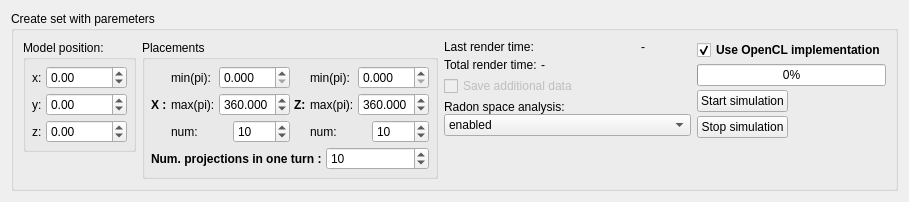
              <widget class="QWidget" name="tab">
               <attribute name="title">
                <string>Set of renderings</string>
               </attribute>
               <layout class="QGridLayout" name="gridLayout_40">
                <item row="0" column="0">
                 <widget class="QGroupBox" name="groupBox_4">
                  <property name="font">
                   <font>
                    <weight>50</weight>
                    <bold>false</bold>
                   </font>
                  </property>
                  <property name="title">
                   <string>Create set with paremeters</string>
                  </property>
                  <layout class="QHBoxLayout" name="horizontalLayout_82">
                   <item>
                    <layout class="QVBoxLayout" name="verticalLayout_57">
                     <property name="spacing">
                      <number>4</number>
                     </property>
                     <item>
                      <widget class="QGroupBox" name="groupBox_7">
                       <property name="title">
                        <string>Model position:</string>
                       </property>
                       <layout class="QGridLayout" name="gridLayout_5">
                        <property name="leftMargin">
                         <number>6</number>
                        </property>
                        <property name="topMargin">
                         <number>6</number>
                        </property>
                        <property name="rightMargin">
                         <number>6</number>
                        </property>
                        <property name="bottomMargin">
                         <number>6</number>
                        </property>
                        <property name="spacing">
                         <number>4</number>
                        </property>
                        <item row="0" column="0">
                         <layout class="QHBoxLayout" name="horizontalLayout_14">
                          <item>
                           <widget class="QLabel" name="label_18">
                            <property name="text">
                             <string>x:</string>
                            </property>
                           </widget>
                          </item>
                          <item>
                           <widget class="QDoubleSpinBox" name="sb_posx">
                            <property name="minimum">
                             <double>-10000.000000000000000</double>
                            </property>
                            <property name="maximum">
                             <double>10000.000000000000000</double>
                            </property>
                           </widget>
                          </item>
                         </layout>
                        </item>
                        <item row="1" column="0">
                         <layout class="QHBoxLayout" name="horizontalLayout_22">
                          <item>
                           <widget class="QLabel" name="label_20">
                            <property name="text">
                             <string>y:</string>
                            </property>
                           </widget>
                          </item>
                          <item>
                           <widget class="QDoubleSpinBox" name="sb_posy">
                            <property name="minimum">
                             <double>-10000.000000000000000</double>
                            </property>
                            <property name="maximum">
                             <double>10000.000000000000000</double>
                            </property>
                           </widget>
                          </item>
                         </layout>
                        </item>
                        <item row="2" column="0">
                         <layout class="QHBoxLayout" name="horizontalLayout_23">
                          <item>
                           <widget class="QLabel" name="label_21">
                            <property name="text">
                             <string>z:</string>
                            </property>
                           </widget>
                          </item>
                          <item>
                           <widget class="QDoubleSpinBox" name="sb_posz">
                            <property name="minimum">
                             <double>-10000.000000000000000</double>
                            </property>
                            <property name="maximum">
                             <double>10000.000000000000000</double>
                            </property>
                           </widget>
                          </item>
                         </layout>
                        </item>
                       </layout>
                      </widget>
                     </item>
                     <item>
                      <spacer name="verticalSpacer_19">
                       <property name="orientation">
                        <enum>Qt::Vertical</enum>
                       </property>
                       <property name="sizeHint" stdset="0">
                        <size>
                         <width>0</width>
                         <height>0</height>
                        </size>
                       </property>
                      </spacer>
                     </item>
                    </layout>
                   </item>
                   <item>
                    <layout class="QVBoxLayout" name="verticalLayout_56">
                     <property name="spacing">
                      <number>4</number>
                     </property>
                     <item>
                      <widget class="QGroupBox" name="groupBox_2">
                       <property name="font">
                        <font>
                         <weight>50</weight>
                         <bold>false</bold>
                        </font>
                       </property>
                       <property name="title">
                        <string>Placements</string>
                       </property>
                       <layout class="QGridLayout" name="gridLayout_9">
                        <property name="leftMargin">
                         <number>6</number>
                        </property>
                        <property name="topMargin">
                         <number>6</number>
                        </property>
                        <property name="rightMargin">
                         <number>6</number>
                        </property>
                        <property name="bottomMargin">
                         <number>6</number>
                        </property>
                        <property name="spacing">
                         <number>4</number>
                        </property>
                        <item row="0" column="0">
                         <layout class="QHBoxLayout" name="horizontalLayout_24">
                          <property name="spacing">
                           <number>4</number>
                          </property>
                          <item>
                           <layout class="QHBoxLayout" name="horizontalLayout_6">
                            <property name="spacing">
                             <number>4</number>
                            </property>
                            <item>
                             <widget class="QLabel" name="TextLabel1">
                              <property name="sizePolicy">
                               <sizepolicy hsizetype="Maximum" vsizetype="Preferred">
                                <horstretch>0</horstretch>
                                <verstretch>0</verstretch>
                               </sizepolicy>
                              </property>
                              <property name="font">
                               <font>
                                <weight>75</weight>
                                <bold>true</bold>
                               </font>
                              </property>
                              <property name="text">
                               <string>X :</string>
                              </property>
                              <property name="wordWrap">
                               <bool>false</bool>
                              </property>
                             </widget>
                            </item>
                            <item>
                             <layout class="QVBoxLayout" name="verticalLayout">
                              <property name="spacing">
                               <number>4</number>
                              </property>
                              <item>
                               <layout class="QHBoxLayout" name="horizontalLayout_3">
                                <property name="spacing">
                                 <number>4</number>
                                </property>
                                <item>
                                 <widget class="QLabel" name="label_4">
                                  <property name="text">
                                   <string>min(pi):</string>
                                  </property>
                                 </widget>
                                </item>
                                <item>
                                 <widget class="QDoubleSpinBox" name="sb_min_x">
                                  <property name="decimals">
                                   <number>3</number>
                                  </property>
                                  <property name="minimum">
                                   <double>0.000000000000000</double>
                                  </property>
                                  <property name="maximum">
                                   <double>540.000000000000000</double>
                                  </property>
                                 </widget>
                                </item>
                               </layout>
                              </item>
                              <item>
                               <layout class="QHBoxLayout" name="horizontalLayout_4">
                                <property name="spacing">
                                 <number>4</number>
                                </property>
                                <item>
                                 <widget class="QLabel" name="label_5">
                                  <property name="text">
                                   <string>max(pi):</string>
                                  </property>
                                 </widget>
                                </item>
                                <item>
                                 <widget class="QDoubleSpinBox" name="sb_max_x">
                                  <property name="decimals">
                                   <number>3</number>
                                  </property>
                                  <property name="maximum">
                                   <double>540.000000000000000</double>
                                  </property>
                                  <property name="value">
                                   <double>360.000000000000000</double>
                                  </property>
                                 </widget>
                                </item>
                               </layout>
                              </item>
                              <item>
                               <layout class="QHBoxLayout" name="horizontalLayout_5">
                                <property name="spacing">
                                 <number>4</number>
                                </property>
                                <item>
                                 <widget class="QLabel" name="label_6">
                                  <property name="text">
                                   <string>num:</string>
                                  </property>
                                 </widget>
                                </item>
                                <item>
                                 <widget class="QSpinBox" name="sb_countX">
                                  <property name="minimum">
                                   <number>1</number>
                                  </property>
                                  <property name="maximum">
                                   <number>999</number>
                                  </property>
                                  <property name="value">
                                   <number>10</number>
                                  </property>
                                 </widget>
                                </item>
                               </layout>
                              </item>
                             </layout>
                            </item>
                           </layout>
                          </item>
                          <item>
                           <layout class="QHBoxLayout" name="horizontalLayout_7">
                            <property name="spacing">
                             <number>4</number>
                            </property>
                            <item>
                             <widget class="QLabel" name="TextLabel1_3">
                              <property name="sizePolicy">
                               <sizepolicy hsizetype="Maximum" vsizetype="Preferred">
                                <horstretch>0</horstretch>
                                <verstretch>0</verstretch>
                               </sizepolicy>
                              </property>
                              <property name="font">
                               <font>
                                <weight>75</weight>
                                <bold>true</bold>
                               </font>
                              </property>
                              <property name="text">
                               <string>Z:</string>
                              </property>
                              <property name="wordWrap">
                               <bool>false</bool>
                              </property>
                             </widget>
                            </item>
                            <item>
                             <layout class="QVBoxLayout" name="verticalLayout_2">
                              <property name="spacing">
                               <number>4</number>
                              </property>
                              <item>
                               <layout class="QHBoxLayout" name="horizontalLayout_8">
                                <property name="spacing">
                                 <number>4</number>
                                </property>
                                <item>
                                 <widget class="QLabel" name="label_7">
                                  <property name="text">
                                   <string>min(pi):</string>
                                  </property>
                                 </widget>
                                </item>
                                <item>
                                 <widget class="QDoubleSpinBox" name="sb_min_z">
                                  <property name="decimals">
                                   <number>3</number>
                                  </property>
                                  <property name="maximum">
                                   <double>540.000000000000000</double>
                                  </property>
                                 </widget>
                                </item>
                               </layout>
                              </item>
                              <item>
                               <layout class="QHBoxLayout" name="horizontalLayout_9">
                                <property name="spacing">
                                 <number>4</number>
                                </property>
                                <item>
                                 <widget class="QLabel" name="label_8">
                                  <property name="text">
                                   <string>max(pi):</string>
                                  </property>
                                 </widget>
                                </item>
                                <item>
                                 <widget class="QDoubleSpinBox" name="sb_max_z">
                                  <property name="decimals">
                                   <number>3</number>
                                  </property>
                                  <property name="maximum">
                                   <double>540.000000000000000</double>
                                  </property>
                                  <property name="value">
                                   <double>360.000000000000000</double>
                                  </property>
                                 </widget>
                                </item>
                               </layout>
                              </item>
                              <item>
                               <layout class="QHBoxLayout" name="horizontalLayout_10">
                                <property name="spacing">
                                 <number>4</number>
                                </property>
                                <item>
                                 <widget class="QLabel" name="label_9">
                                  <property name="text">
                                   <string>num:</string>
                                  </property>
                                 </widget>
                                </item>
                                <item>
                                 <widget class="QSpinBox" name="sb_countZ">
                                  <property name="minimum">
                                   <number>1</number>
                                  </property>
                                  <property name="maximum">
                                   <number>999</number>
                                  </property>
                                  <property name="value">
                                   <number>10</number>
                                  </property>
                                 </widget>
                                </item>
                               </layout>
                              </item>
                             </layout>
                            </item>
                           </layout>
                          </item>
                         </layout>
                        </item>
                        <item row="1" column="0">
                         <layout class="QHBoxLayout" name="horizontalLayout_11">
                          <property name="spacing">
                           <number>4</number>
                          </property>
                          <item>
                           <widget class="QLabel" name="TextLabel1_4">
                            <property name="font">
                             <font>
                              <weight>75</weight>
                              <bold>true</bold>
                             </font>
                            </property>
                            <property name="text">
                             <string>Num. projections in one turn :</string>
                            </property>
                            <property name="wordWrap">
                             <bool>false</bool>
                            </property>
                           </widget>
                          </item>
                          <item>
                           <widget class="QSpinBox" name="sb_numProj">
                            <property name="maximum">
                             <number>999</number>
                            </property>
                            <property name="value">
                             <number>10</number>
                            </property>
                           </widget>
                          </item>
                         </layout>
                        </item>
                       </layout>
                      </widget>
                     </item>
                     <item>
                      <spacer name="verticalSpacer_20">
                       <property name="orientation">
                        <enum>Qt::Vertical</enum>
                       </property>
                       <property name="sizeHint" stdset="0">
                        <size>
                         <width>0</width>
                         <height>0</height>
                        </size>
                       </property>
                      </spacer>
                     </item>
                    </layout>
                   </item>
                   <item>
                    <layout class="QVBoxLayout" name="verticalLayout_55">
                     <item>
                      <layout class="QVBoxLayout" name="verticalLayout_3">
                       <property name="spacing">
                        <number>4</number>
                       </property>
                       <item>
                        <layout class="QHBoxLayout" name="horizontalLayout">
                         <property name="spacing">
                          <number>4</number>
                         </property>
                         <item>
                          <widget class="QLabel" name="label">
                           <property name="text">
                            <string>Last render time:</string>
                           </property>
                          </widget>
                         </item>
                         <item>
                          <widget class="QLabel" name="TimeLabel">
                           <property name="sizePolicy">
                            <sizepolicy hsizetype="Fixed" vsizetype="Fixed">
                             <horstretch>0</horstretch>
                             <verstretch>0</verstretch>
                            </sizepolicy>
                           </property>
                           <property name="minimumSize">
                            <size>
                             <width>50</width>
                             <height>12</height>
                            </size>
                           </property>
                           <property name="text">
                            <string>-</string>
                           </property>
                          </widget>
                         </item>
                        </layout>
                       </item>
                       <item>
                        <layout class="QHBoxLayout" name="horizontalLayout_13">
                         <property name="spacing">
                          <number>4</number>
                         </property>
                         <item>
                          <widget class="QLabel" name="label_10">
                           <property name="minimumSize">
                            <size>
                             <width>50</width>
                             <height>12</height>
                            </size>
                           </property>
                           <property name="text">
                            <string>Total render time:</string>
                           </property>
                          </widget>
                         </item>
                         <item>
                          <widget class="QLabel" name="l_ttime">
                           <property name="sizePolicy">
                            <sizepolicy hsizetype="Fixed" vsizetype="Fixed">
                             <horstretch>0</horstretch>
                             <verstretch>0</verstretch>
                            </sizepolicy>
                           </property>
                           <property name="minimumSize">
                            <size>
                             <width>150</width>
                             <height>12</height>
                            </size>
                           </property>
                           <property name="maximumSize">
                            <size>
                             <width>150</width>
                             <height>16777215</height>
                            </size>
                           </property>
                           <property name="text">
                            <string>-</string>
                           </property>
                          </widget>
                         </item>
                        </layout>
                       </item>
                       <item>
                        <widget class="QCheckBox" name="cb_saveAdditionalData">
                         <property name="enabled">
                          <bool>false</bool>
                         </property>
                         <property name="sizePolicy">
                          <sizepolicy hsizetype="Maximum" vsizetype="Maximum">
                           <horstretch>0</horstretch>
                           <verstretch>0</verstretch>
                          </sizepolicy>
                         </property>
                         <property name="toolTip">
                          <string>Save every ray's data (takes alot of disk space)</string>
                         </property>
                         <property name="statusTip">
                          <string>Save every ray's data (takes alot of disk space)</string>
                         </property>
                         <property name="whatsThis">
                          <string>Save every ray's data (takes alot of disk space)</string>
                         </property>
                         <property name="text">
                          <string>Save additional data</string>
                         </property>
                         <property name="checked">
                          <bool>false</bool>
                         </property>
                        </widget>
                       </item>
                       <item>
                        <layout class="QVBoxLayout" name="verticalLayout_37">
                         <property name="spacing">
                          <number>0</number>
                         </property>
                         <item>
                          <widget class="QLabel" name="label_3">
                           <property name="text">
                            <string>Radon space analysis:</string>
                           </property>
                          </widget>
                         </item>
                         <item>
                          <widget class="QComboBox" name="cb_RadonSA">
                           <property name="currentIndex">
                            <number>1</number>
                           </property>
                           <item>
                            <property name="text">
                             <string>disabled</string>
                            </property>
                           </item>
                           <item>
                            <property name="text">
                             <string>enabled</string>
                            </property>
                           </item>
                           <item>
                            <property name="text">
                             <string>Radon analysis only</string>
                            </property>
                           </item>
                          </widget>
                         </item>
                        </layout>
                       </item>
                      </layout>
                     </item>
                     <item>
                      <spacer name="verticalSpacer_21">
                       <property name="orientation">
                        <enum>Qt::Vertical</enum>
                       </property>
                       <property name="sizeHint" stdset="0">
                        <size>
                         <width>0</width>
                         <height>0</height>
                        </size>
                       </property>
                      </spacer>
                     </item>
                    </layout>
                   </item>
                   <item>
                    <layout class="QVBoxLayout" name="verticalLayout_52">
                     <property name="spacing">
                      <number>4</number>
                     </property>
                     <item>
                      <widget class="QCheckBox" name="cbOpenCLEnabled">
                       <property name="font">
                        <font>
                         <weight>75</weight>
                         <bold>true</bold>
                        </font>
                       </property>
                       <property name="text">
                        <string>Use OpenCL implementation</string>
                       </property>
                       <property name="checked">
                        <bool>true</bool>
                       </property>
                      </widget>
                     </item>
                     <item>
                      <widget class="QProgressBar" name="simulationProgress">
                       <property name="value">
                        <number>0</number>
                       </property>
                       <property name="alignment">
                        <set>Qt::AlignCenter</set>
                       </property>
                       <property name="textVisible">
                        <bool>true</bool>
                       </property>
                       <property name="invertedAppearance">
                        <bool>false</bool>
                       </property>
                      </widget>
                     </item>
                     <item>
                      <layout class="QHBoxLayout" name="horizontalLayout_83">
                       <property name="spacing">
                        <number>4</number>
                       </property>
                       <item>
                        <layout class="QVBoxLayout" name="verticalLayout_51">
                         <property name="spacing">
                          <number>4</number>
                         </property>
                         <item>
                          <widget class="QPushButton" name="btnRenderViews">
                           <property name="enabled">
                            <bool>true</bool>
                           </property>
                           <property name="font">
                            <font>
                             <weight>50</weight>
                             <bold>false</bold>
                            </font>
                           </property>
                           <property name="text">
                            <string>Start simulation</string>
                           </property>
                          </widget>
                         </item>
                         <item>
                          <widget class="QPushButton" name="pb_stop">
                           <property name="font">
                            <font>
                             <weight>50</weight>
                             <bold>false</bold>
                            </font>
                           </property>
                           <property name="text">
                            <string>Stop simulation</string>
                           </property>
                          </widget>
                         </item>
                        </layout>
                       </item>
                       <item>
                        <spacer name="horizontalSpacer_17">
                         <property name="orientation">
                          <enum>Qt::Horizontal</enum>
                         </property>
                         <property name="sizeHint" stdset="0">
                          <size>
                           <width>0</width>
                           <height>0</height>
                          </size>
                         </property>
                        </spacer>
                       </item>
                      </layout>
                     </item>
                     <item>
                      <spacer name="verticalSpacer_22">
                       <property name="orientation">
                        <enum>Qt::Vertical</enum>
                       </property>
                       <property name="sizeHint" stdset="0">
                        <size>
                         <width>0</width>
                         <height>0</height>
                        </size>
                       </property>
                      </spacer>
                     </item>
                    </layout>
                   </item>
                  </layout>
                 </widget>
                </item>
               </layout>
              </widget>
